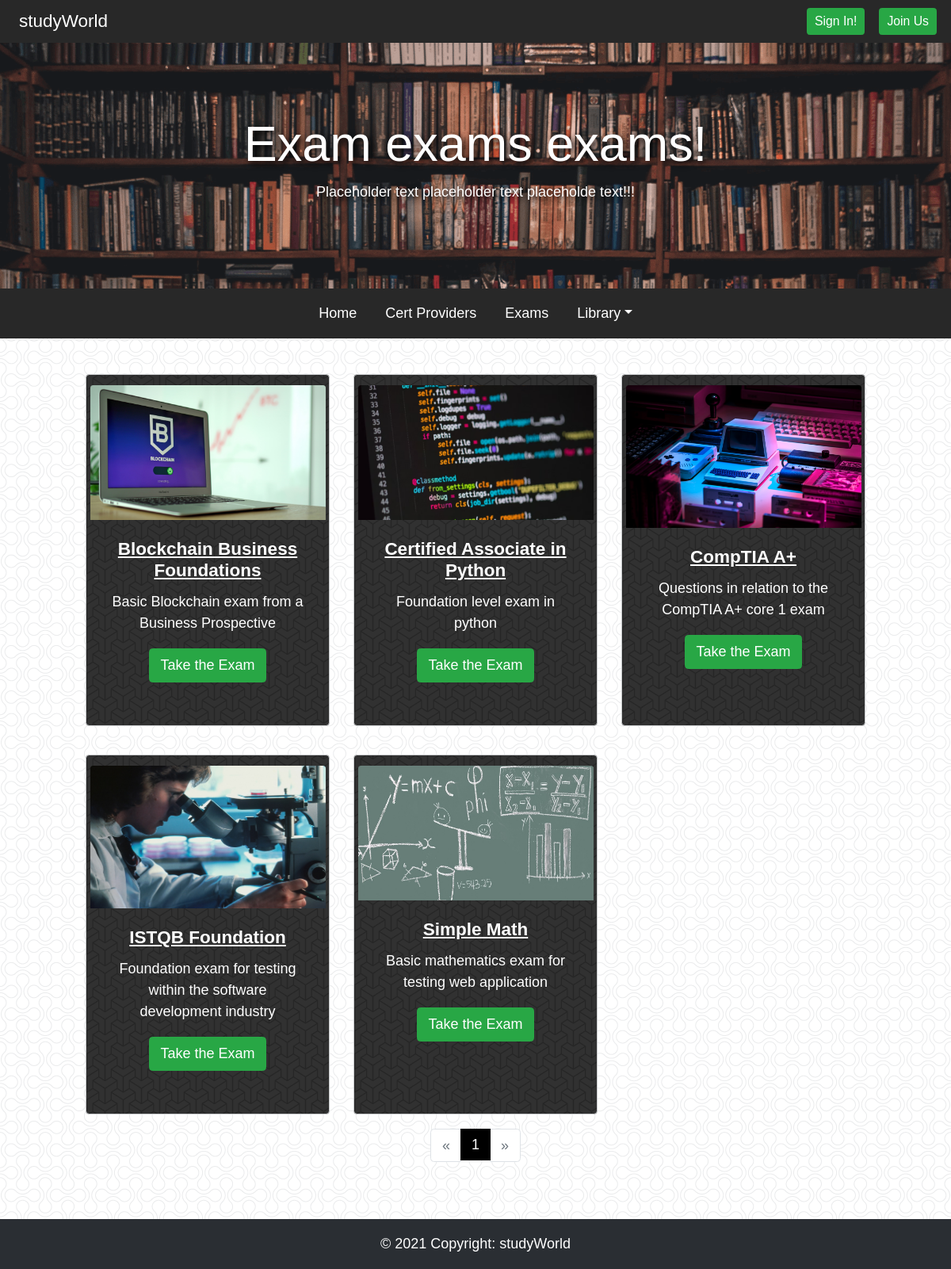
/exams, run on the app's committed database.
### exams/models.py (models this page shows, shortened)
class Exam(models.Model):
    name = models.CharField(max_length=50)
    topic = models.CharField(max_length=20, choices=TOPIC_CHOICES)
    description = models.CharField(max_length=200)
    difficulty = models.CharField(max_length=10, choices=DIFF_CHOICES)
    number_of_questions = models.IntegerField()
    time = models.IntegerField(help_text="Time limit (in minutes)")
    required_score_to_pass = models.IntegerField(help_text="Pass Mark as %")
    class Meta:
        ordering = ['name']
        verbose_name_plural = 'Exams'

### exams/views.py (the view)
# urls.py: path('exams', ExamListView.as_view(), name='list-view'),
class ExamListView(ListView):
    paginate_by = 6
    model = Exam
    template_name = 'exam-list.html'

### exams/templates/exam-list.html (shortened to what this page needs)
{% extends "base.html" %}
{% load static %}
{% block scripts %}
    <link rel="stylesheet" type="text/css" href="{% static 'css/exam.css' %}">
{% endblock scripts %}
{% block content %}
<div class="jumbotron jumbotron-fluid" id="jumbotron-resources">
  <div class="container">
      <h1 class="display-4 text-center">
          Exam exams exams!
      </h1>
      <p class="text-center">
          Placeholder text placeholder text placeholde text!!!
      </p>
  </div>
</div>
{% include "navbar.html" %}
<br>
<div class="provider-list px-5 examlist">
  <div class="row px-5 examlist">
    {% for obj in object_list %}
      <div class="col-lg-4 py-3">
        <div class="card alert alert-dark h-100 px-1">
          <img class="card-img-top examimage align-self-center" src="../static/images/examtopics/{{obj.topic}}.png" alt="Card image cap">
          <div class="card-body">
            <h5 class="card-title text-center">
              <strong>
                <u>
                  {{obj.name}}
                </u>
              </strong>
            </h5>
            <p class="card-text text-center">{{obj.description}}</p>
            <div class="d-flex justify-content-center">
              <a href="#" class="btn btn-success exambutton btn-link modal-button"
                data-pk="{{obj.pk}}"
                data-exam="{{obj.name}}"
                data-questions="{{obj.number_of_questions}}"
                data-difficulty="{{obj.difficulty}}"
                data-time="{{obj.time}}"
                data-pass = "{{obj.required_score_to_pass}}"
                data-toggle="modal"
                data-target="#examStartModal">
                Take the Exam
              </a>
            </div>
          </div>
        </div>
      </div>
    {% endfor %}
  </div>
</div>
<div class="container pb-5">
  <div class="row justify-content-center">
    <nav aria-label="Page navigation">
      <ul class="pagination">
        {% if page_obj.has_previous %}
          <li class="page-item">
            <a class="page-link otherpage" href="?page=1" aria-label="Start">
              <span aria-hidden="true">
                &laquo;
              </span>
            </a>
          </li>
          <li class="page-item">
            <a class="page-link otherpage" href="?page={{ page_obj.previous_page_number }}">
              {{ page_obj.previous_page_number }}
            </a>
          </li>
        {% else %}
          <li class="page-item disabled">
            <a class="page-link" href="?page=1" aria-label="Start">
              <span aria-hidden="true">
                &laquo;
              </span>
            </a>
          </li>
        {% endif %}
        <li class="page-item active">
          <a class="page-link currentpage" href="?page={{ page_obj.number }}">
            {{ page_obj.number }}
          </a>
        </li>
        {% if page_obj.has_next %}
          <li class="page-item">
            <a class="page-link otherpage" href="?page={{ page_obj.next_page_number }}">
              {{ page_obj.next_page_number }}
            </a>
          </li>
          <li class="page-item">
            <a class="page-link otherpage" href="?page={{ page_obj.paginator.num_pages }}" aria-label="Next">
              <span aria-hidden="true">
                &raquo;
              </span>
            </a>
          </li>
        {% else %}
          <li class="page-item disabled">
            <a class="page-link" href="?page={{ page_obj.paginator.num_pages }}" aria-label="Next">
              <span aria-hidden="true">
                &raquo;
              </span>
            </a>
          </li>
        {% endif %}
      </ul>
    </nav>
  </div>
</div>
{% endblock content %}

### static/css/style.css (style rules this page uses)
body, html { height: 100%; margin: 0; font-size: large; font-family: Arial; background-color: white; background-image: url('../images/backgrounds/bubble.png'); }
.jumbotron { color: white; text-shadow: 3px 3px 8px #000000; margin-bottom: 0 !important; background-image: url('/static/images/jumbotron/resource.png'); background-size: cover; padding: 5rem 3rem; background-color: rgb(65, 65, 65); }
.card { color: white; background-image: url('/static/images/backgrounds/escheresque_ste.png'); background-color: rgb(65, 65, 65); }

### exams/static/css/exam.css (style rules this page uses)
.examimage { max-height: 180px; min-height: 170px; max-width: 400px; }
.exambutton { color: white; }
.currentpage { background-color: black!important; border: none!important; }

### data on the page
Exam: topic (picture), name "Blockchain Business Foundations", description "Basic Blockchain exam from a Business Prospective"
Exam: topic (picture), name "Certified Associate in Python", description "Foundation level exam in python"
Exam: topic (picture), name "CompTIA A+", description "Questions in relation to the CompTIA A+ core 1 exam"
Exam: topic (picture), name "ISTQB Foundation", description "Foundation exam for testing within the software development industry"
Exam: topic (picture), name "Simple Math", description "Basic mathematics exam for testing web application"

### other printed values
{{ page_obj.number }} "1"
